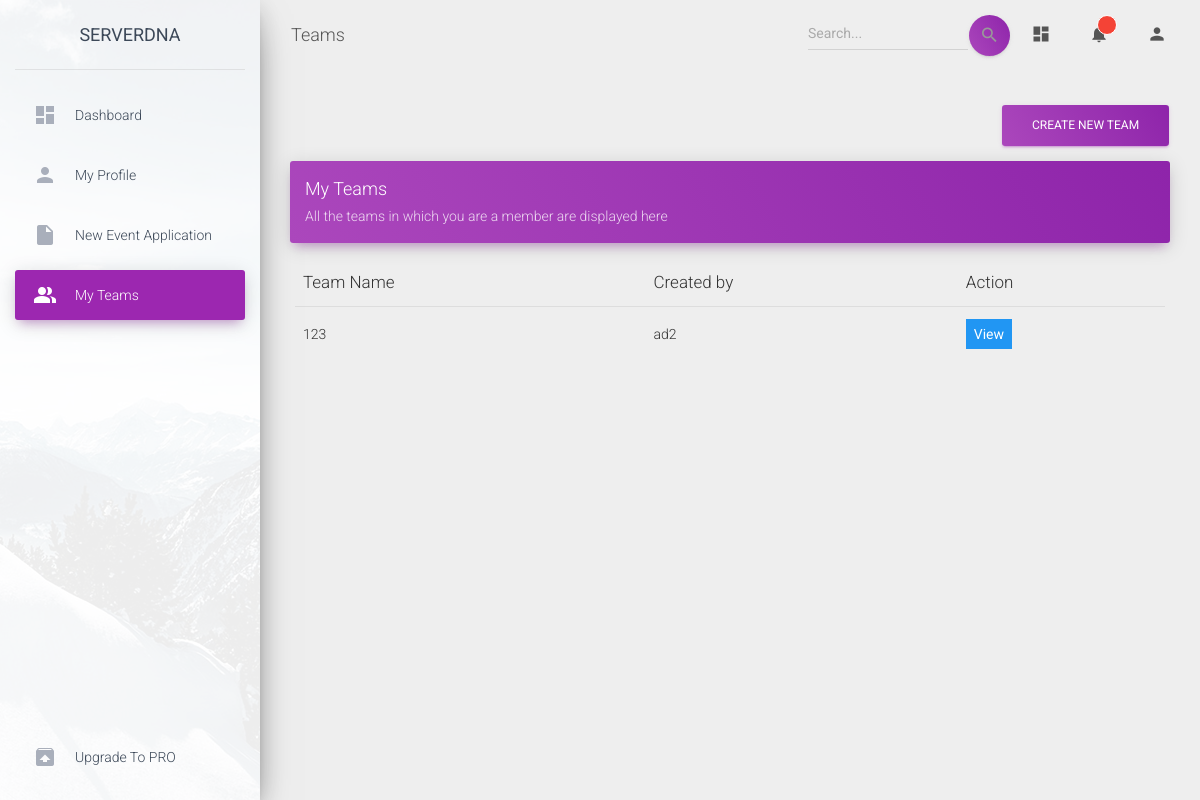
The page /user_dashboard_module/team_list.php (signed in) on the database as committed earlier.
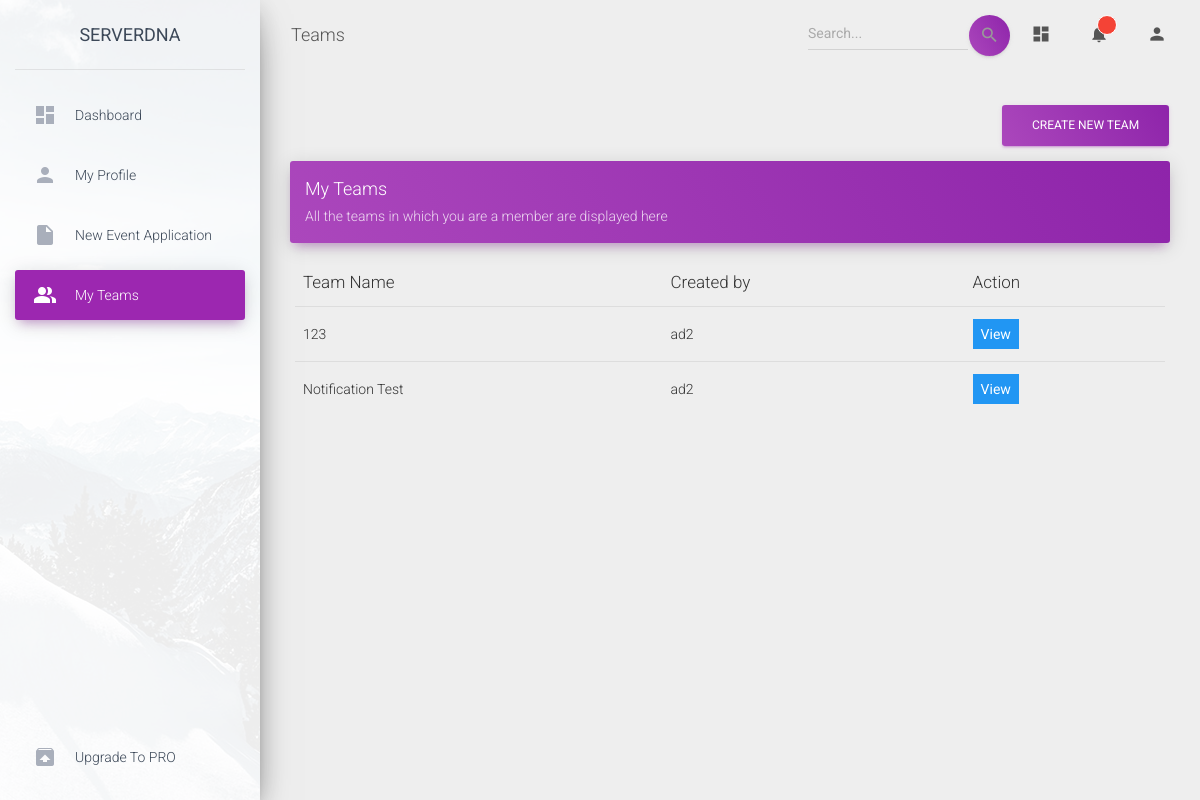
The same page on the database as committed later.
### tables this page shows
CREATE TABLE `teams` (
  `team_id` int(11) NOT NULL,
  `team_name` varchar(50) NOT NULL,
  `games` varchar(150) NOT NULL,
  `created_at` datetime NOT NULL,
  `created_by` int(11) NOT NULL,
  `status` enum('pending','authenticated','') NOT NULL,
  `updated_at` datetime DEFAULT NULL,
  `delete_at` datetime DEFAULT NULL
);

CREATE TABLE `users` (
  `id` int(11) NOT NULL,
  `full_name` varchar(100) NOT NULL,
  `user_id` varchar(50) DEFAULT NULL,
  `mobile_number` varchar(15) NOT NULL,
  `email` varchar(100) NOT NULL,
  `password` varchar(100) NOT NULL,
  `DoB` date NOT NULL,
  `gender` enum('male','female') NOT NULL,
  `status` enum('created','authenticated','inactive','') NOT NULL,
  `accessed_at` datetime DEFAULT NULL,
  `updated_at` datetime NOT NULL,
  `city` varchar(100) NOT NULL,
  `state` varchar(100) NOT NULL,
  `is_admin` int(1) NOT NULL DEFAULT 0,
  `image_url` varchar(50) DEFAULT NULL
);

### user_dashboard_module/team_list.php (the view, shortened to what the changed rows need)
<!DOCTYPE html>
<html lang="en">
<?php
  $con = DatabaseConn();
  $userID = $_SESSION['Curr_user'];
  $sql_teams = "SELECT t.`team_id`, t.`team_name`, u.`full_name`
                FROM `teams` t JOIN `user_teams` ut ON t.`team_id` = ut.`team_id` JOIN `users` u ON ut.`user_id` = u.`id`
                WHERE ut.`user_id` = '$userID'";
  $teams = mysqli_query($con, $sql_teams);
?>
<head>
  <link rel="stylesheet" href="https://maxcdn.bootstrapcdn.com/font-awesome/latest/css/font-awesome.min.css">
  <link href="assets/css/material-dashboard.css?v=2.1.2" rel="stylesheet" />
  <link href="assets/demo/demo.css" rel="stylesheet" />
</head>
<body class="" onload="fetchUpdateResponse()">
  <div class="wrapper ">
    <div class="main-panel">
      <div class="content">
        <div class="container-fluid">
          <div class="row">
            <div class="col-md-12">
              <div class="card card-plain">
                <div class="card-body">
                  <div class="table-responsive">
                    <table class="table table-hover">
                      <thead class="">
                        <th>Team Name</th>
                        <th>Created by</th>
                        <th>Action</th>
                      </thead>
                      <tbody>
                        <?php if ($teams) { ?>
                        <?php while($row1 = mysqli_fetch_array($teams)):;?>
                        <tr>
                          <td><span><?php echo $row1[1];?></span></td>
                          <td><span><?php echo $row1[2];?></span></td>
                          <td><button  class ="btn-primary" style="border-color: transparent;" onclick="view_team(<?php echo $row1[0];?>)">View</button>
                        </tr>
                        <?php endwhile;?>
                        <?php } ?>
                      </tbody>
                    </table>
                  </div>
                </div>
              </div>
            </div>
          </div>
        </div>
      </div>
    </div>
  </div>
</body>
</html>

Rows that differ between the two databases and show on the page:
added teams: team_name "Notification Test", users.full_name "ad2"
